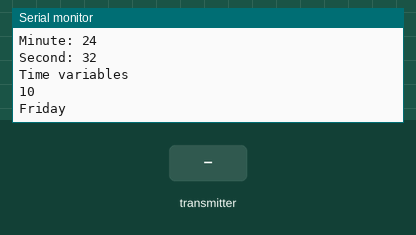
Simulated run of this sketch. Board: ESP32. On the bench: the last lines printed to the serial monitor. Inputs (shaded band) come from the test bench. WiFi joins after 1.5 s; servers stay silent unless stated; the local clock reads 2024-03-15 10:24:30 at power-on unless the sketch sets it.

Above: at 2.7 s.
2.8 s: the transmitter starts sending a = 0
At 2.93 s:
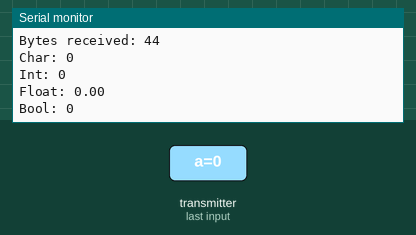
4.3 s: the transmitter starts sending b = 1024
5.8 s: the transmitter starts sending c = 25
7.3 s: the transmitter starts sending d = 1
At 7.61 s:
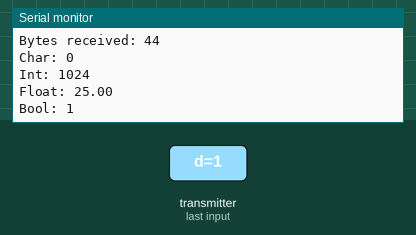
8.8 s: the transmitter starts sending a = 1
10.3 s: the transmitter starts sending b = 2048
Timing chart, 0 to 12.8 s (numbered marks = the images above; inputs shaded):
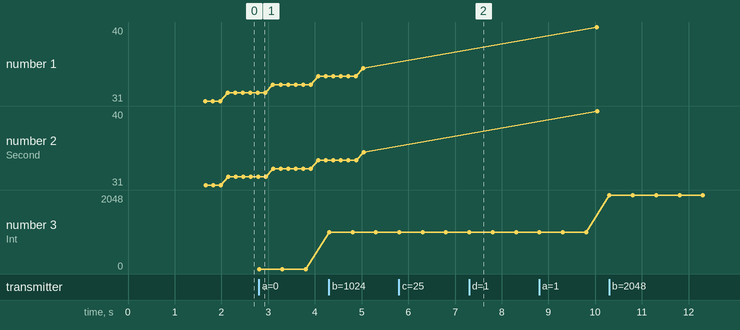

The sketch:

mcu_2.ino
```cpp
#include <esp_now.h>
#include <WiFi.h>
#include <FirebaseESP32.h>
#include "time.h"
#include <addons/TokenHelper.h>
#include <addons/RTDBHelper.h>

#define WIFI_SSID "samsunga8"
#define WIFI_PASSWORD "78empatx"
#define API_KEY "AIzaSyDH_KTvGm_1Gc7jpCWkfooOo8J7ExvRlPo"
#define DB_URL "https://magang2-8c7df-default-rtdb.asia-southeast1.firebasedatabase.app"
#define USER_EMAIL "fathan.aa.01@gmail.com"
#define USER_PASSWORD "78empatx"
#define DB_SECRET "GiSLt50iuqHFmQyfaP23vkwjurcqWqub2Ibf9FY4"

FirebaseData fbdo;
FirebaseAuth fbauth;
FirebaseConfig fbconfig;

typedef struct struct_mssg {
  char a[32];
  int b;
  float c;
  bool d;
}struct_mssg;

struct_mssg data;

const char* ntpServer = "pool.ntp.org";
const long  gmtOffset_sec = 25200;
const int   daylightOffset_sec = 0;

unsigned long prevMillis = 0;
int count = 0;


void OnDataRecv(const uint8_t * mac, const uint8_t *incomingData, int len) {
  memcpy(&data, incomingData, sizeof(data));
  Serial.print("Bytes received: ");
  Serial.println(len);
  Serial.print("Char: ");
  Serial.println(data.a);
  Serial.print("Int: ");
  Serial.println(data.b);
  Serial.print("Float: ");
  Serial.println(data.c);
  Serial.print("Bool: ");
  Serial.println(data.d);
  Serial.println();

}

void printLocalTime(){
  struct tm timeinfo;
  if(!getLocalTime(&timeinfo)){
    Serial.println("Failed to obtain time");
    return;
  }
  Serial.println(&timeinfo, "%A, %B %d %Y %H:%M:%S");
  Serial.print("Day of week: ");
  Serial.println(&timeinfo, "%A");
  Serial.print("Month: ");
  Serial.println(&timeinfo, "%B");
  Serial.print("Day of Month: ");
  Serial.println(&timeinfo, "%d");
  Serial.print("Year: ");
  Serial.println(&timeinfo, "%Y");
  Serial.print("Hour: ");
  Serial.println(&timeinfo, "%H");
  Serial.print("Hour (12 hour format): ");
  Serial.println(&timeinfo, "%I");
  Serial.print("Minute: ");
  Serial.println(&timeinfo, "%M");
  Serial.print("Second: ");
  Serial.println(&timeinfo, "%S");

  Serial.println("Time variables");
  char timeHour[3];
  strftime(timeHour,3, "%H", &timeinfo);
  Serial.println(timeHour);
  char timeWeekDay[10];
  strftime(timeWeekDay,10, "%A", &timeinfo);
  Serial.println(timeWeekDay);
  Serial.println();
  /*
    Tuesday, February 07 2023 20:15:34
    Day of week: Tuesday
    Month: February
    Day of Month: 07
    Year: 2023
    Hour: 20
    Hour (12 hour format)   : 08
    Minute: 15
    Second: 34
    Time variables
    20
    Tuesday
  */
}

void setup() {
    // Initialize Serial Monitor
  Serial.begin(115200);

    // init wifi
  WiFi.mode(WIFI_AP_STA);
  WiFi.begin(WIFI_SSID, WIFI_PASSWORD);
  Serial.print("Connecting to Wi-Fi");
  while (WiFi.status() != WL_CONNECTED)
  {
      Serial.print(".");
      delay(300);
  }
  Serial.println();
  Serial.print("Connected with IP: ");
  Serial.println(WiFi.localIP());
  Serial.print("Connected with Channel: ");
  Serial.println(WiFi.channel());
  Serial.println();

    // Init ESP-NOW
  if (esp_now_init() != ESP_OK) {
    Serial.println("Error initializing ESP-NOW");
    return;
  }else{
    Serial.println("Initializing ESP-NOW");
  }
  esp_now_register_recv_cb(OnDataRecv);

  fbconfig.api_key = API_KEY;
  fbauth.user.email = USER_EMAIL;
  fbauth.user.password = USER_PASSWORD;
  fbconfig.database_url = DB_URL;
  Firebase.reconnectWiFi(true);
  fbdo.setResponseSize(4096);

  String base_path = "/UsersData/";

  fbconfig.token_status_callback = tokenStatusCallback;

  Firebase.begin(&fbconfig, &fbauth);

  String userId = "$userId";
  String authority =
  "($userID === fbauth.uid)";
  Firebase.setReadWriteRules(fbdo, base_path, userId, authority, authority, DB_SECRET);

  configTime(gmtOffset_sec, daylightOffset_sec, ntpServer);

}

void loop(){
  struct tm timeinfo;
  if(!getLocalTime(&timeinfo)){
    Serial.println("Failed to obtain time");
    return;
  }

  String pathUidToken = fbauth.token.uid.c_str();
  char pathYears[5];
  strftime(pathYears,5,"%Y",&timeinfo);
  char pathMonths[14];
  strftime(pathMonths,14,"%B",&timeinfo);
  char pathDaysOfMonths[3];
  strftime(pathDaysOfMonths,3,"%d",&timeinfo);
  char pathDateTime[12];
  strftime(pathDateTime,12,"%H:%M:%S",&timeinfo);


  if(millis() - 5000 > prevMillis && Firebase.ready() ){
    prevMillis = millis();
    String path = "/UsersData/"+pathUidToken + "/"+pathYears+"/"+pathMonths+"/"+pathDaysOfMonths+"/"+pathDateTime;

    Firebase.setInt(fbdo, path, data.b);
    printLocalTime();

  }

}
```

Measured:
- after the input at 2.8 s, the serial monitor: prints a new line at once (image 1)
- after the input at 7.3 s, the serial monitor: prints a new line at once (image 2)
- plotted number 3: 0 → 1024 after the input at 4.3 s, 1024 → 2048 after the input at 10.3 s
